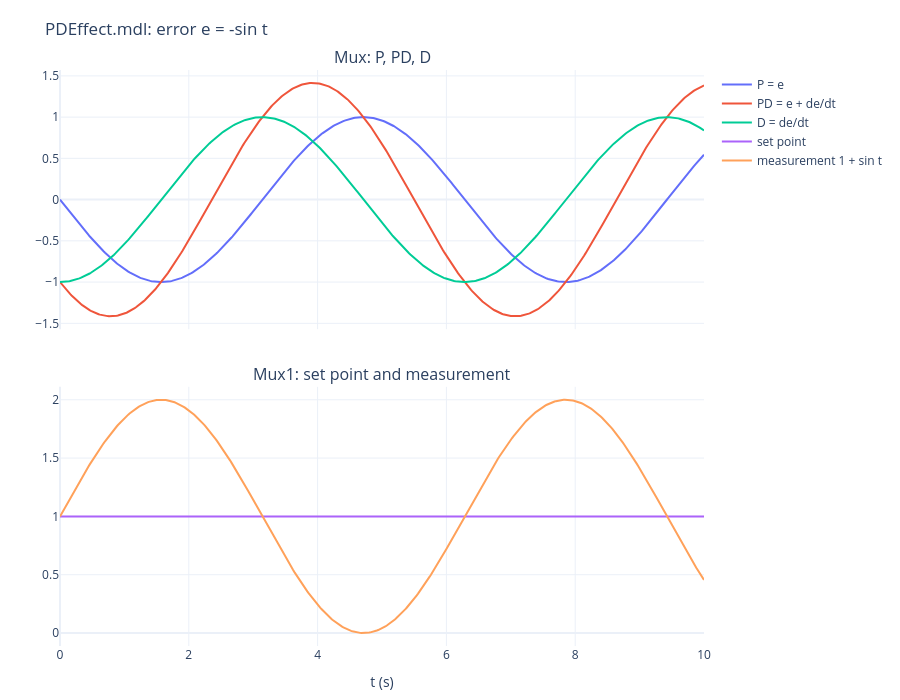

Notebook code for this chart:
### Markdown cell above
## 4. P 與 D 動作 `PDEffect.mdl`

沒有受控體，只看控制器對誤差的反應：設定值 1（Step，$t=0$），量測值 $1+\sin t$（Step1 加上 Sine Wave），
誤差 $e=1-(1+\sin t)=-\sin t$。Gain（P，$K_p=1$）輸出 $e$，Derivative（D）輸出 $\dot e=-\cos t$，兩者相加為 PD。
Scope 上半畫 P、PD、D，下半畫設定值與量測值。

### Code cell
t = np.linspace(0, 10, 1001)
e = -np.sin(t)
P_act, D_act = 1 * e, -np.cos(t)
print(f"PDEffect: PD = -sqrt(2) sin(t + 45 deg), max |PD| = {np.abs(P_act + D_act).max():.4f}")
scope(t, {"Mux: P, PD, D": [("P = e", P_act), ("PD = e + de/dt", P_act + D_act), ("D = de/dt", D_act)],
          "Mux1: set point and measurement": [("set point", np.ones_like(t)), ("measurement 1 + sin t", 1 + np.sin(t))]},
      "PDEffect.mdl: error e = -sin t")

### Figure 1 — Plotly figure (JSON) as saved in the notebook; plotly's stock layout.template omitted (floating-point values rounded to 4 significant figures; data arrays with more than 128 entries replaced by an {"elided": "..."} marker saying what was removed)
{"data": [{"mode": "lines", "name": "P = e", "type": "scatter", "x": {"elided": "501 float values"}, "xaxis": "x", "y": {"elided": "501 float values"}, "yaxis": "y"}, {"mode": "lines", "name": "PD = e + de/dt", "type": "scatter", "x": {"elided": "501 float values"}, "xaxis": "x", "y": {"elided": "501 float values"}, "yaxis": "y"}, {"mode": "lines", "name": "D = de/dt", "type": "scatter", "x": {"elided": "501 float values"}, "xaxis": "x", "y": {"elided": "501 float values"}, "yaxis": "y"}, {"mode": "lines", "name": "set point", "type": "scatter", "x": {"elided": "501 float values"}, "xaxis": "x2", "y": {"elided": "501 float values"}, "yaxis": "y2"}, {"mode": "lines", "name": "measurement 1 + sin t", "type": "scatter", "x": {"elided": "501 float values"}, "xaxis": "x2", "y": {"elided": "501 float values"}, "yaxis": "y2"}], "layout": {"annotations": [{"font": {"size": 16}, "showarrow": false, "text": "Mux: P, PD, D", "x": 0.5, "xanchor": "center", "xref": "paper", "y": 1.0, "yanchor": "bottom", "yref": "paper"}, {"font": {"size": 16}, "showarrow": false, "text": "Mux1: set point and measurement", "x": 0.5, "xanchor": "center", "xref": "paper", "y": 0.45, "yanchor": "bottom", "yref": "paper"}], "height": 700, "margin": {"b": 50, "l": 60, "r": 20, "t": 70}, "title": {"text": "PDEffect.mdl: error e = -sin t"}, "xaxis": {"anchor": "y", "domain": [0.0, 1.0], "matches": "x2", "showticklabels": false}, "xaxis2": {"anchor": "y2", "domain": [0.0, 1.0], "title": {"text": "t (s)"}}, "yaxis": {"anchor": "x", "domain": [0.55, 1.0]}, "yaxis2": {"anchor": "x2", "domain": [0.0, 0.45]}}}
